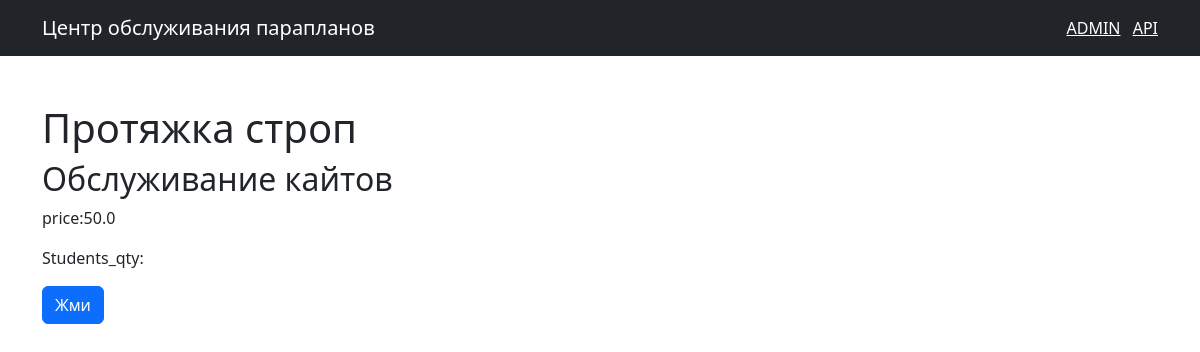
/4, run on the app's committed database.
### shop/models.py (models this page shows, shortened)
class Course(models.Model):
    title = models.CharField(max_length=255)
    price = models.FloatField()
    students_qty = models.IntegerField()
    reviews_qty = models.IntegerField()
    category = models.ForeignKey(Category, on_delete=models.CASCADE)
    created_at = models.DateTimeField(default=timezone.now)

class Category(models.Model):
    title = models.CharField(max_length=300)
    created_at = models.DateTimeField(default=timezone.now)
    def __str__(self):
        return self.title

### shop/views.py (the view)
# urls.py: path('<int:course_id>', views.single_course, name='single_course'),
def single_course(request, course_id):
    course = get_object_or_404(Course, pk=course_id)
    return render(request, 'shop/single_course.html', {'course': course})

### templates/shop/single_course.html (shortened to what this page needs)
{% extends 'base.html' %}
{% block content %}
<h1 class="mt-5"> {{ course.title }} </h1>
<h2> {{ course.category }}</h2>
<p> price:{{ course.price }} </p>
<p> Students_qty:{{ course.students.qty }} </p>
<button class="btn btn-primary">Жми</button>
{% endblock %}

### data on the page
Course: title "Протяжка строп", category "Обслуживание кайтов", price "50.0"
